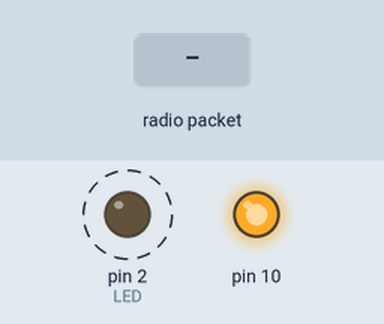
Simulated run of this sketch. Board: Arduino Uno, built with avr-gcc and run on an emulated ATmega328P. Parts: output pins drawn as LEDs (lit = HIGH). Dashed ring = blinking. The test bench sets the inputs (shaded band). No radio packets arrive unless stated; pins used as bus, display or sensor lines are not drawn; what the sketch prints to the serial monitor is not drawn.

Above: at 1.2 s.
1.3 s: radio packet "1" arrives
Timing chart, 0 to 10.3 s (numbered marks = the images above; inputs shaded):
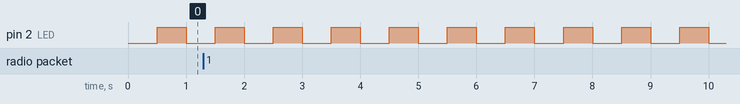

The sketch:

LoRaReceiver.ino
```cpp
#include <SPI.h>
#include <LoRa.h>

#define SS 5
#define RST 14
#define DIO0 4

#define LED 2

unsigned long lastBlink = 0;
bool ledState = false;

void setup() {
  Serial.begin(115200);
  while (!Serial);

  SPI.begin();
  pinMode(SS, OUTPUT);
  digitalWrite(SS, HIGH);

  Serial.print("Reading SX1278 version...");
  digitalWrite(SS, LOW);
  SPI.transfer(0x42 & 0x7F);
  uint8_t version = SPI.transfer(0x00);
  digitalWrite(SS, HIGH);

  Serial.print("version = 0x");
  Serial.println(version, HEX);

  Serial.println("LoRa Receiver");

  LoRa.setPins(SS, RST, DIO0);

  pinMode(LED, OUTPUT);

  if (!LoRa.begin(433E6)) {
    Serial.println("Starting LoRa failed!");
    while (1);
  }

  LoRa.setSpreadingFactor(7);
  Serial.println("LoRa init succeeded!");
  Serial.println();
}

void loop() {

  if (millis() - lastBlink >= 500) {
    ledState = !ledState;
    digitalWrite(LED, ledState);
    lastBlink = millis();
  }

  // try to parse packet
  int packetSize = LoRa.parsePacket();
  if (packetSize) {
    // received a packet
    // Serial.print("Received packet '");

    // read packet
    while (LoRa.available()) {
      Serial.print((char)LoRa.read());
    }

    // print RSSI of packet
    // Serial.print("' with RSSI ");
    Serial.println(LoRa.packetRssi());

  }
}
```

Measured:
- by itself, pin 2 (LED): alternates HIGH for 0.50 s and LOW for 0.50 s
